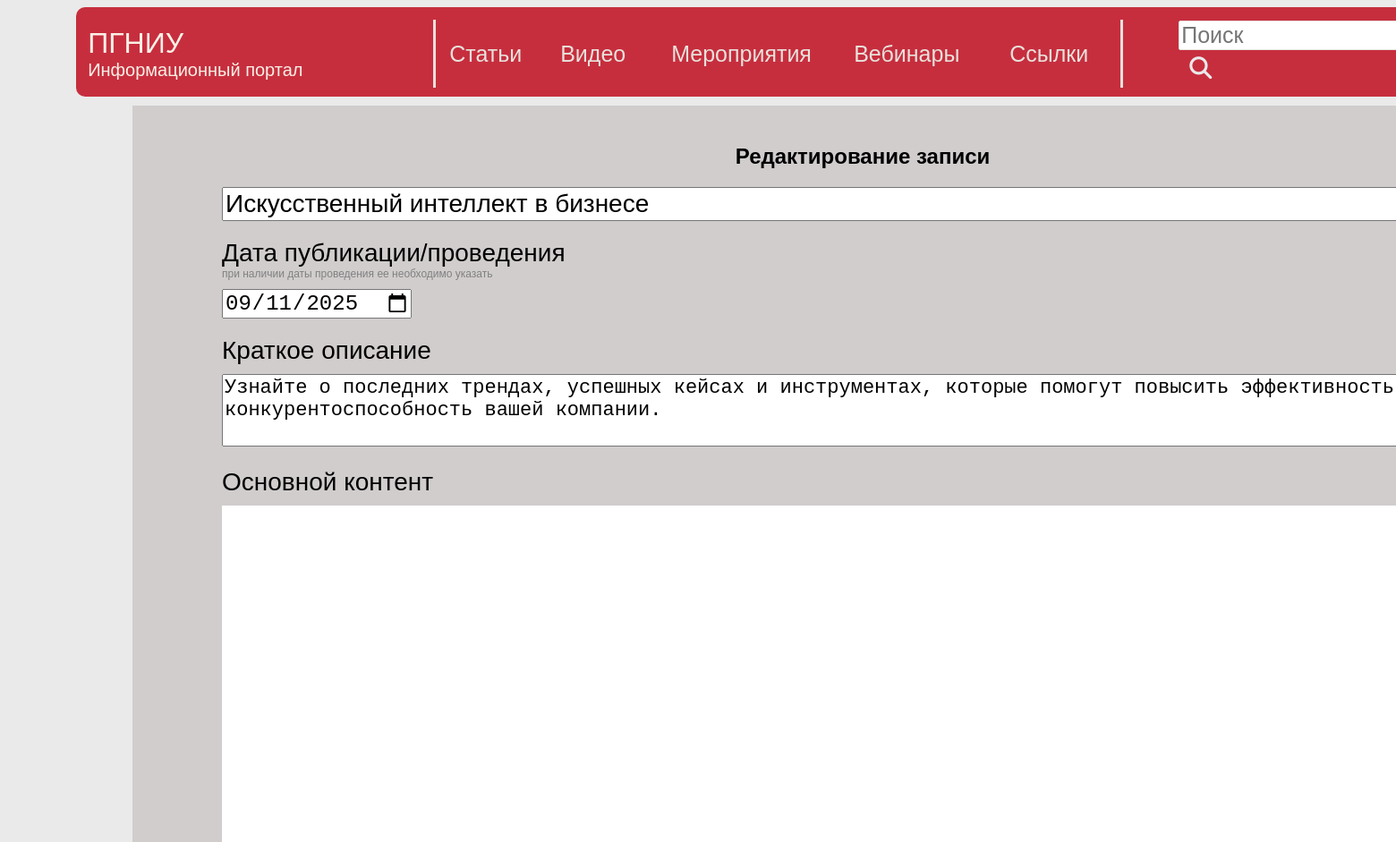
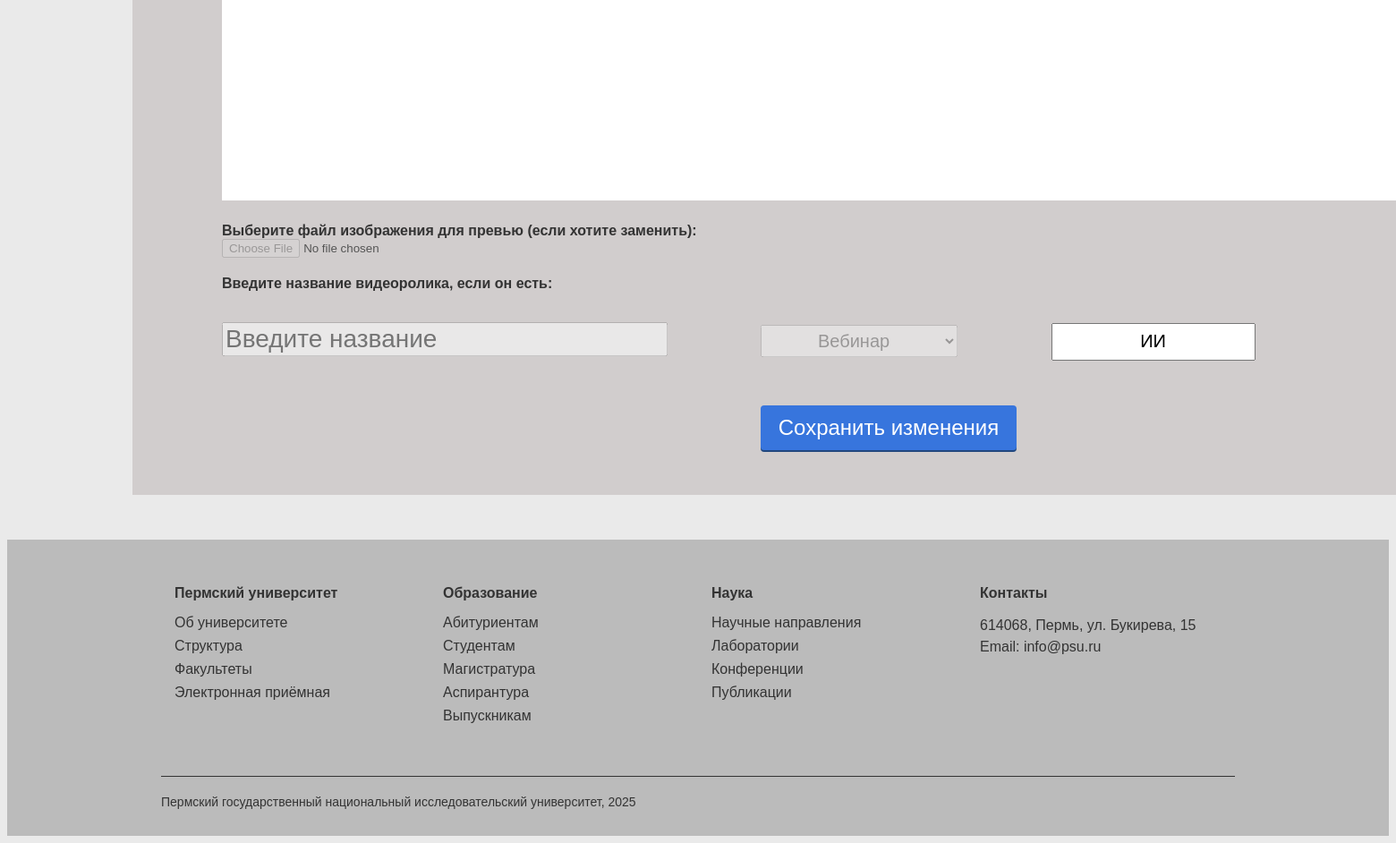
Page /Портал/admin/edit/edit-vebinar.php?id=5 on the committed database (2 pictures, top to bottom).
### tables this page shows
CREATE TABLE `activities` (
  `Id` int NOT NULL,
  `Title` varchar(40) NOT NULL,
  `Short` varchar(256) DEFAULT NULL,
  `ArrangedAt` date DEFAULT (curdate()),
  `Info` mediumtext,
  `Preview` varchar(40) DEFAULT NULL,
  `Theme` varchar(30) DEFAULT NULL,
  `Type` int NOT NULL DEFAULT '4'
);

### Портал/admin/edit/edit-vebinar.php (the view, shortened to what this page needs)
<?php
include "../../construct/functions.php";
$errors = [];
$id = isset($_GET['id']) ? intval($_GET['id']) : 0;
$stmt = $pdo->prepare("SELECT * FROM activities WHERE Id = ?");
$stmt->execute([$id]);
$post = $stmt->fetch(PDO::FETCH_ASSOC);
if ($_SERVER['REQUEST_METHOD'] === 'POST') {
    $title = trim($_POST['title'] ?? '');
    $date = $_POST['date'] ?? null;
    $short_description = trim($_POST['short_description'] ?? '');
    $content = $_POST['content'] ?? '';
    $topic = trim($_POST['topic'] ?? '');
    if ($title === '') {
        $errors[] = "Заголовок обязателен.";
    }
    if (empty($errors)) {
        if (empty($errors)) {
            $stmt = $pdo->prepare("UPDATE activities SET Title = ?, ArrangedAt = ?, Short = ?, Info = ?, Theme = ? WHERE Id = ?");
            $stmt->execute([
                $title,
                $date ?: null,
                $short_description,
                $content,
                $topic,
                $id
            ]);
            echo '<script>window.location.href = "../vebinar-admin.php";</script>';
            exit;
        }
    }
} else {
    $title = $post['Title'];
    $date = $post['ArrangedAt'];
    $short_description = $post['Short'];
    $topic = $post['Theme'];
}
?>
<!DOCTYPE html>
<html lang="en">
<head>
    <link rel="stylesheet" href="../../css/main.css" />
    <link rel="stylesheet" href="https://use.fontawesome.com/releases/v5.15.4/css/all.css" />
    <link href="https://cdn.quilljs.com/1.3.6/quill.snow.css" rel="stylesheet" />
</head>
<body>
    <?php include("../../construct/Shapka_admin_inside.php"); ?>
    <div class="back" style="border-top: solid #d1cdcd;">
        <div class="posts col-9">
            <div style="margin-top: 40px;">
                <h2 style="text-align:center;"> Редактирование записи </h2>
            </div>
            <div>
                <form action="edit-vebinar.php?id=<?= $id ?>" method="post" enctype="multipart/form-data">
                    <input name="title" type="text" placeholder="Заголовок" required
                        style="font-size: 28px; margin-left: 100px; width: 85%;"
                        value="<?= htmlspecialchars($title ?? '', ENT_QUOTES) ?>" />
                    <p style="font-size: 28px; margin-left: 100px; margin-top: 20px;"> Дата публикации/проведения </p>
                    <p style="font-size: 12px; margin-left: 100px; margin-top: 0px; color: grey;">
                        при наличии даты проведения ее необходимо указать
                    </p>
                    <input type="date" name="date"
                        style="font-size: 24px; margin-left: 100px; margin-top: 10px;"
                        value="<?= htmlspecialchars($date ?? '', ENT_QUOTES) ?>" />
                    <div style="margin-top: 20px;">
                        <p style="margin-top: 20px; margin-left: 100px; font-size: 28px;"> Краткое описание </p>
                        <textarea name="short_description" placeholder="2-3 предложения об информации внутри"
                            style="margin-top: 10px; margin-left: 100px; font-size: 22px; width: 85%;" rows="3"><?= htmlspecialchars($short_description ?? '', ENT_QUOTES) ?></textarea>
                    </div>
                    <p style="margin-top: 20px; margin-left: 100px; font-size: 28px;"> Основной контент </p>
                    <div id="editor-container" style=" background: white; height: 600px;"></div>
                    <label for="file-upload" style="display: block; margin-left: 100px; margin-top: 25px; font-weight: bold; color: #333;">
                        Выберите файл изображения для превью (если хотите заменить):
                    </label>
                    <input disabled type="file" id="file-upload" name="file" style="margin-left: 100px; width: 85%;" />
                    <label for="link-input" style="display: block; margin-left: 100px; margin-top: 20px; font-weight: bold; color: #333;">
                        Введите название видеоролика, если он есть:
                    </label>
                    <input name="file_vid" type="text" placeholder="Введите название" disabled
                        style="font-size: 28px; margin-left: 100px; width: 30%;"
                        value="<?= htmlspecialchars($file_vid ?? '', ENT_QUOTES) ?>" />
                    <select name="record_type" disabled
                        style="font-size: 20px; width: 220px; height: 36px; margin-top: 35px; margin-left: 100px; text-align: center;">
                        <option value="">
                            <?php
                            if($post['Type'] == 1) echo 'Статья';
                            else if($post['Type'] == 2)  echo 'Видео';
                            else if($post['Type'] == 3)  echo 'Мероприятие';
                            else  echo 'Вебинар';
                            ?>
                        </option>
                    </select>
                    <input name="topic" type="text" placeholder="Тема"
                        style="font-size: 20px; width: 220px; height: 36px; margin-top: 35px; margin-left: 100px; text-align: center;"
                        value="<?= htmlspecialchars($topic ?? '', ENT_QUOTES) ?>" />
                    <br>
                    <div>
                        <button name="edit_post" class="btn" type="submit"
                            style="margin-left: 43%; font-size: 24px; height: 50px; margin-top: 50px; margin-bottom: 50px;">
                            Сохранить изменения
                        </button>
                    </div>
                </form>
            </div>
        </div>
    </div>
    <?php include("../../construct/footer.php"); ?>
</body>
</html>

### Портал/css/main.css (style rules this page uses)
html { scroll-behavior: smooth; }
body { background: #EAEAEA; font-family: Verdana, sans-serif; }
.back { position:initial; width: 1632px; height: auto; margin-left: 140px; margin-top: 10px; background-color: #D1CDCD; overflow-y: auto; padding-left: 0px; }
p { margin: auto; }
.btn { display: inline-block; box-sizing: border-box; padding: 0 20px; margin: 0 15px 15px 0; outline: none; border: none; border-radius: 4px; height: 32px; line-height: 32px; font-size: 14px; font-weight: 500; text-decoration: none; color: #fff; background-color: #3775dd; box-shadow: 0 2px #21487f; cursor: pointer; user-select: none; appearance: none; touch-action: manipulation; vertical-align: top; }

### Портал/admin/edit/edit-vebinar.php (style rules this page uses)
#editor-container { margin-top: 10px; margin-left: 100px; width: 85%; }

### rows in the picture
activities: title "Искусственный интеллект в бизнесе", date "09/11/2025", short_description "Узнайте о последних трендах, успешных кейсах и инструментах, которые помогут повысить эффективность и конкурентоспособность вашей компании.", topic "ИИ"
